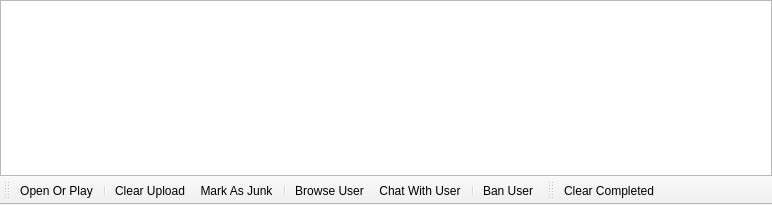
<?xml version="1.0" encoding="UTF-8"?>
<ui version="4.0">
 <class>WidgetUploads</class>
 <widget class="QMainWindow" name="WidgetUploads">
  <property name="geometry">
   <rect>
    <x>0</x>
    <y>0</y>
    <width>772</width>
    <height>205</height>
   </rect>
  </property>
  <property name="windowTitle">
   <string>MainWindow</string>
  </property>
  <widget class="QWidget" name="centralwidget">
   <layout class="QVBoxLayout" name="verticalLayout">
    <property name="spacing">
     <number>0</number>
    </property>
    <property name="margin">
     <number>0</number>
    </property>
    <item>
     <widget class="QTreeView" name="treeViewUploads"/>
    </item>
   </layout>
  </widget>
  <widget class="QToolBar" name="toolBarControls">
   <property name="contextMenuPolicy">
    <enum>Qt::PreventContextMenu</enum>
   </property>
   <property name="windowTitle">
    <string>toolBar</string>
   </property>
   <property name="iconSize">
    <size>
     <width>16</width>
     <height>16</height>
    </size>
   </property>
   <property name="toolButtonStyle">
    <enum>Qt::ToolButtonTextBesideIcon</enum>
   </property>
   <property name="floatable">
    <bool>false</bool>
   </property>
   <attribute name="toolBarArea">
    <enum>BottomToolBarArea</enum>
   </attribute>
   <attribute name="toolBarBreak">
    <bool>false</bool>
   </attribute>
   <addaction name="actionUploadsOpenOrPlay"/>
   <addaction name="separator"/>
   <addaction name="actionUploadClear"/>
   <addaction name="actionUploadMarkAsJunk"/>
   <addaction name="separator"/>
   <addaction name="actionUploadBrowseUser"/>
   <addaction name="actionChatWithUser"/>
   <addaction name="separator"/>
   <addaction name="actionUploadBanUser"/>
  </widget>
  <widget class="QToolBar" name="toolBarFilter">
   <property name="contextMenuPolicy">
    <enum>Qt::PreventContextMenu</enum>
   </property>
   <property name="windowTitle">
    <string>toolBar_2</string>
   </property>
   <property name="iconSize">
    <size>
     <width>16</width>
     <height>16</height>
    </size>
   </property>
   <property name="toolButtonStyle">
    <enum>Qt::ToolButtonTextBesideIcon</enum>
   </property>
   <property name="floatable">
    <bool>false</bool>
   </property>
   <attribute name="toolBarArea">
    <enum>BottomToolBarArea</enum>
   </attribute>
   <attribute name="toolBarBreak">
    <bool>false</bool>
   </attribute>
   <addaction name="actionClearCompleted"/>
  </widget>
  <action name="actionUploadsOpenOrPlay">
   <property name="icon">
    <iconset resource="../Resource.qrc">
     <normaloff>:/Resource/Media/PlayMedia.png</normaloff>:/Resource/Media/PlayMedia.png</iconset>
   </property>
   <property name="text">
    <string>Open Or Play</string>
   </property>
   <property name="toolTip">
    <string>Open Or Play</string>
   </property>
  </action>
  <action name="actionUploadClear">
   <property name="icon">
    <iconset resource="../Resource.qrc">
     <normaloff>:/Resource/Generic/Clear.png</normaloff>:/Resource/Generic/Clear.png</iconset>
   </property>
   <property name="text">
    <string>Clear Upload</string>
   </property>
  </action>
  <action name="actionUploadMarkAsJunk">
   <property name="icon">
    <iconset resource="../Resource.qrc">
     <normaloff>:/Resource/Library/Junk.png</normaloff>:/Resource/Library/Junk.png</iconset>
   </property>
   <property name="text">
    <string>Mark As Junk</string>
   </property>
   <property name="toolTip">
    <string>Mark As Junk</string>
   </property>
  </action>
  <action name="actionChatWithUser">
   <property name="icon">
    <iconset resource="../Resource.qrc">
     <normaloff>:/Resource/Chat/Chat.png</normaloff>:/Resource/Chat/Chat.png</iconset>
   </property>
   <property name="text">
    <string>Chat With User</string>
   </property>
   <property name="toolTip">
    <string>Chat With User</string>
   </property>
  </action>
  <action name="actionUploadBrowseUser">
   <property name="icon">
    <iconset resource="../Resource.qrc">
     <normaloff>:/Resource/Network/Browse.png</normaloff>:/Resource/Network/Browse.png</iconset>
   </property>
   <property name="text">
    <string>Browse User</string>
   </property>
   <property name="toolTip">
    <string>Browse User</string>
   </property>
  </action>
  <action name="actionUploadBanUser">
   <property name="icon">
    <iconset resource="../Resource.qrc">
     <normaloff>:/Resource/Generic/Ban.png</normaloff>:/Resource/Generic/Ban.png</iconset>
   </property>
   <property name="text">
    <string>Ban User</string>
   </property>
   <property name="toolTip">
    <string>Ban User</string>
   </property>
  </action>
  <action name="actionClearCompleted">
   <property name="icon">
    <iconset resource="../Resource.qrc">
     <normaloff>:/Resource/Generic/Clear.png</normaloff>:/Resource/Generic/Clear.png</iconset>
   </property>
   <property name="text">
    <string>Clear Completed</string>
   </property>
  </action>
 </widget>
 <resources>
  <include location="../Resource.qrc"/>
 </resources>
 <connections/>
</ui>
